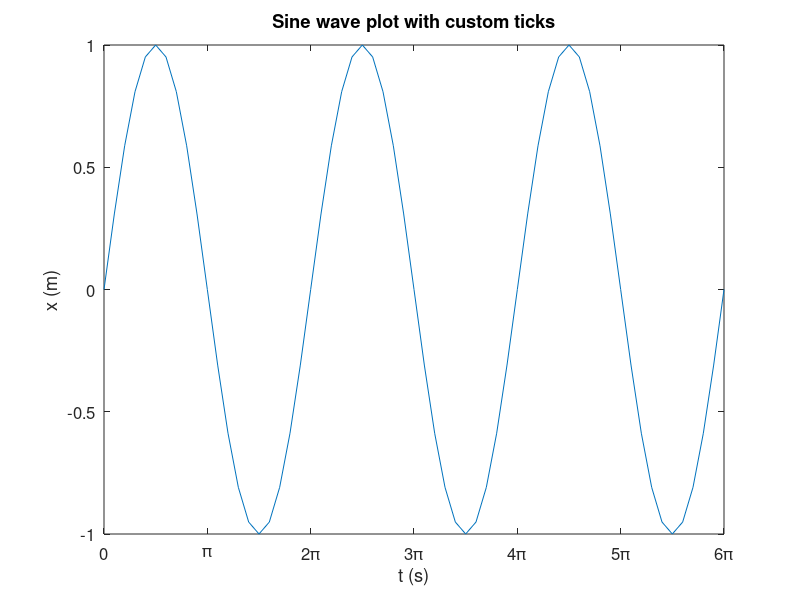
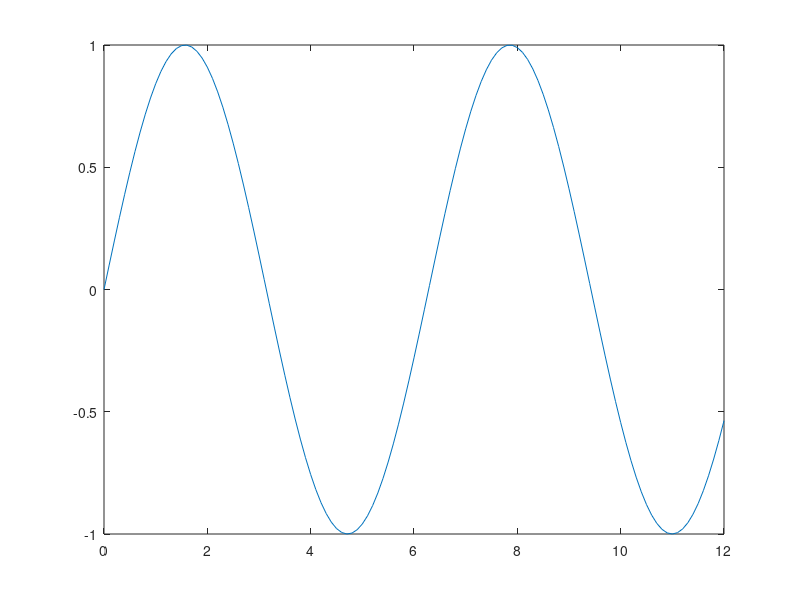
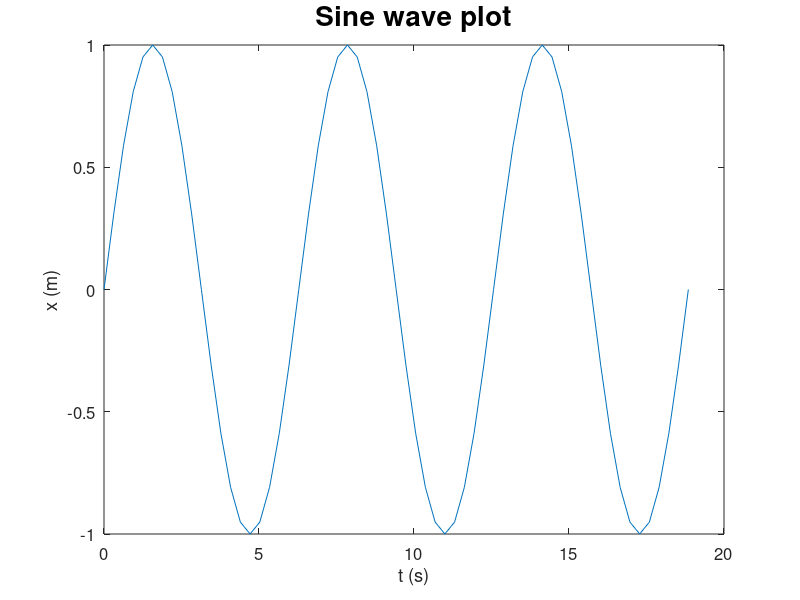

Reproduce these figures in MATLAB, in order.
% Run from octave command window

clc;  % Clear command history
close all;  % Close all windows
clear all;  % Clear variables


%% ******************** First approach ******************
z = 0: .1 : 12;  % Array from 0 to 12 with steps of.1
k = sin(z);

figure(1)  % Create figure
plot(z, k)

%% ******************** Second approach ******************
clear; clc;

T = 2 * pi;  % Period (s)
tf = 3 * T;  % End time (s)
t = 0: T / 20: tf;  % Time array (s)
w = 2 * pi / T;  % frequency (rad/s)
A = 1;  % Max amplitude (m)
x = sin(w * t);  % Position (m)

figure(2)
plot(t, x)

ylabel('x (m)')
xlabel('t (s)')
axes_handler = gca;  % gca: "get current axes"
set(axes_handler, 'FontSize',12);
title('Sine wave plot', 'FontSize', 20)


%% ******************** Third approach ******************
figure_handler = figure(3);
plot(t, x)

ylabel('x (m)')
xlabel('t (s)')
title('Sine wave plot with custom ticks')

xlim([0 6*pi]);
xticks([0: pi: tf])
xticklabels({'0','\pi','2\pi','3\pi','4\pi','5\pi','6\pi'})

ax = gca;
set(ax,'FontSize',12);

print(figure_handler, '-dpng', 'img/sine_octave.png')
